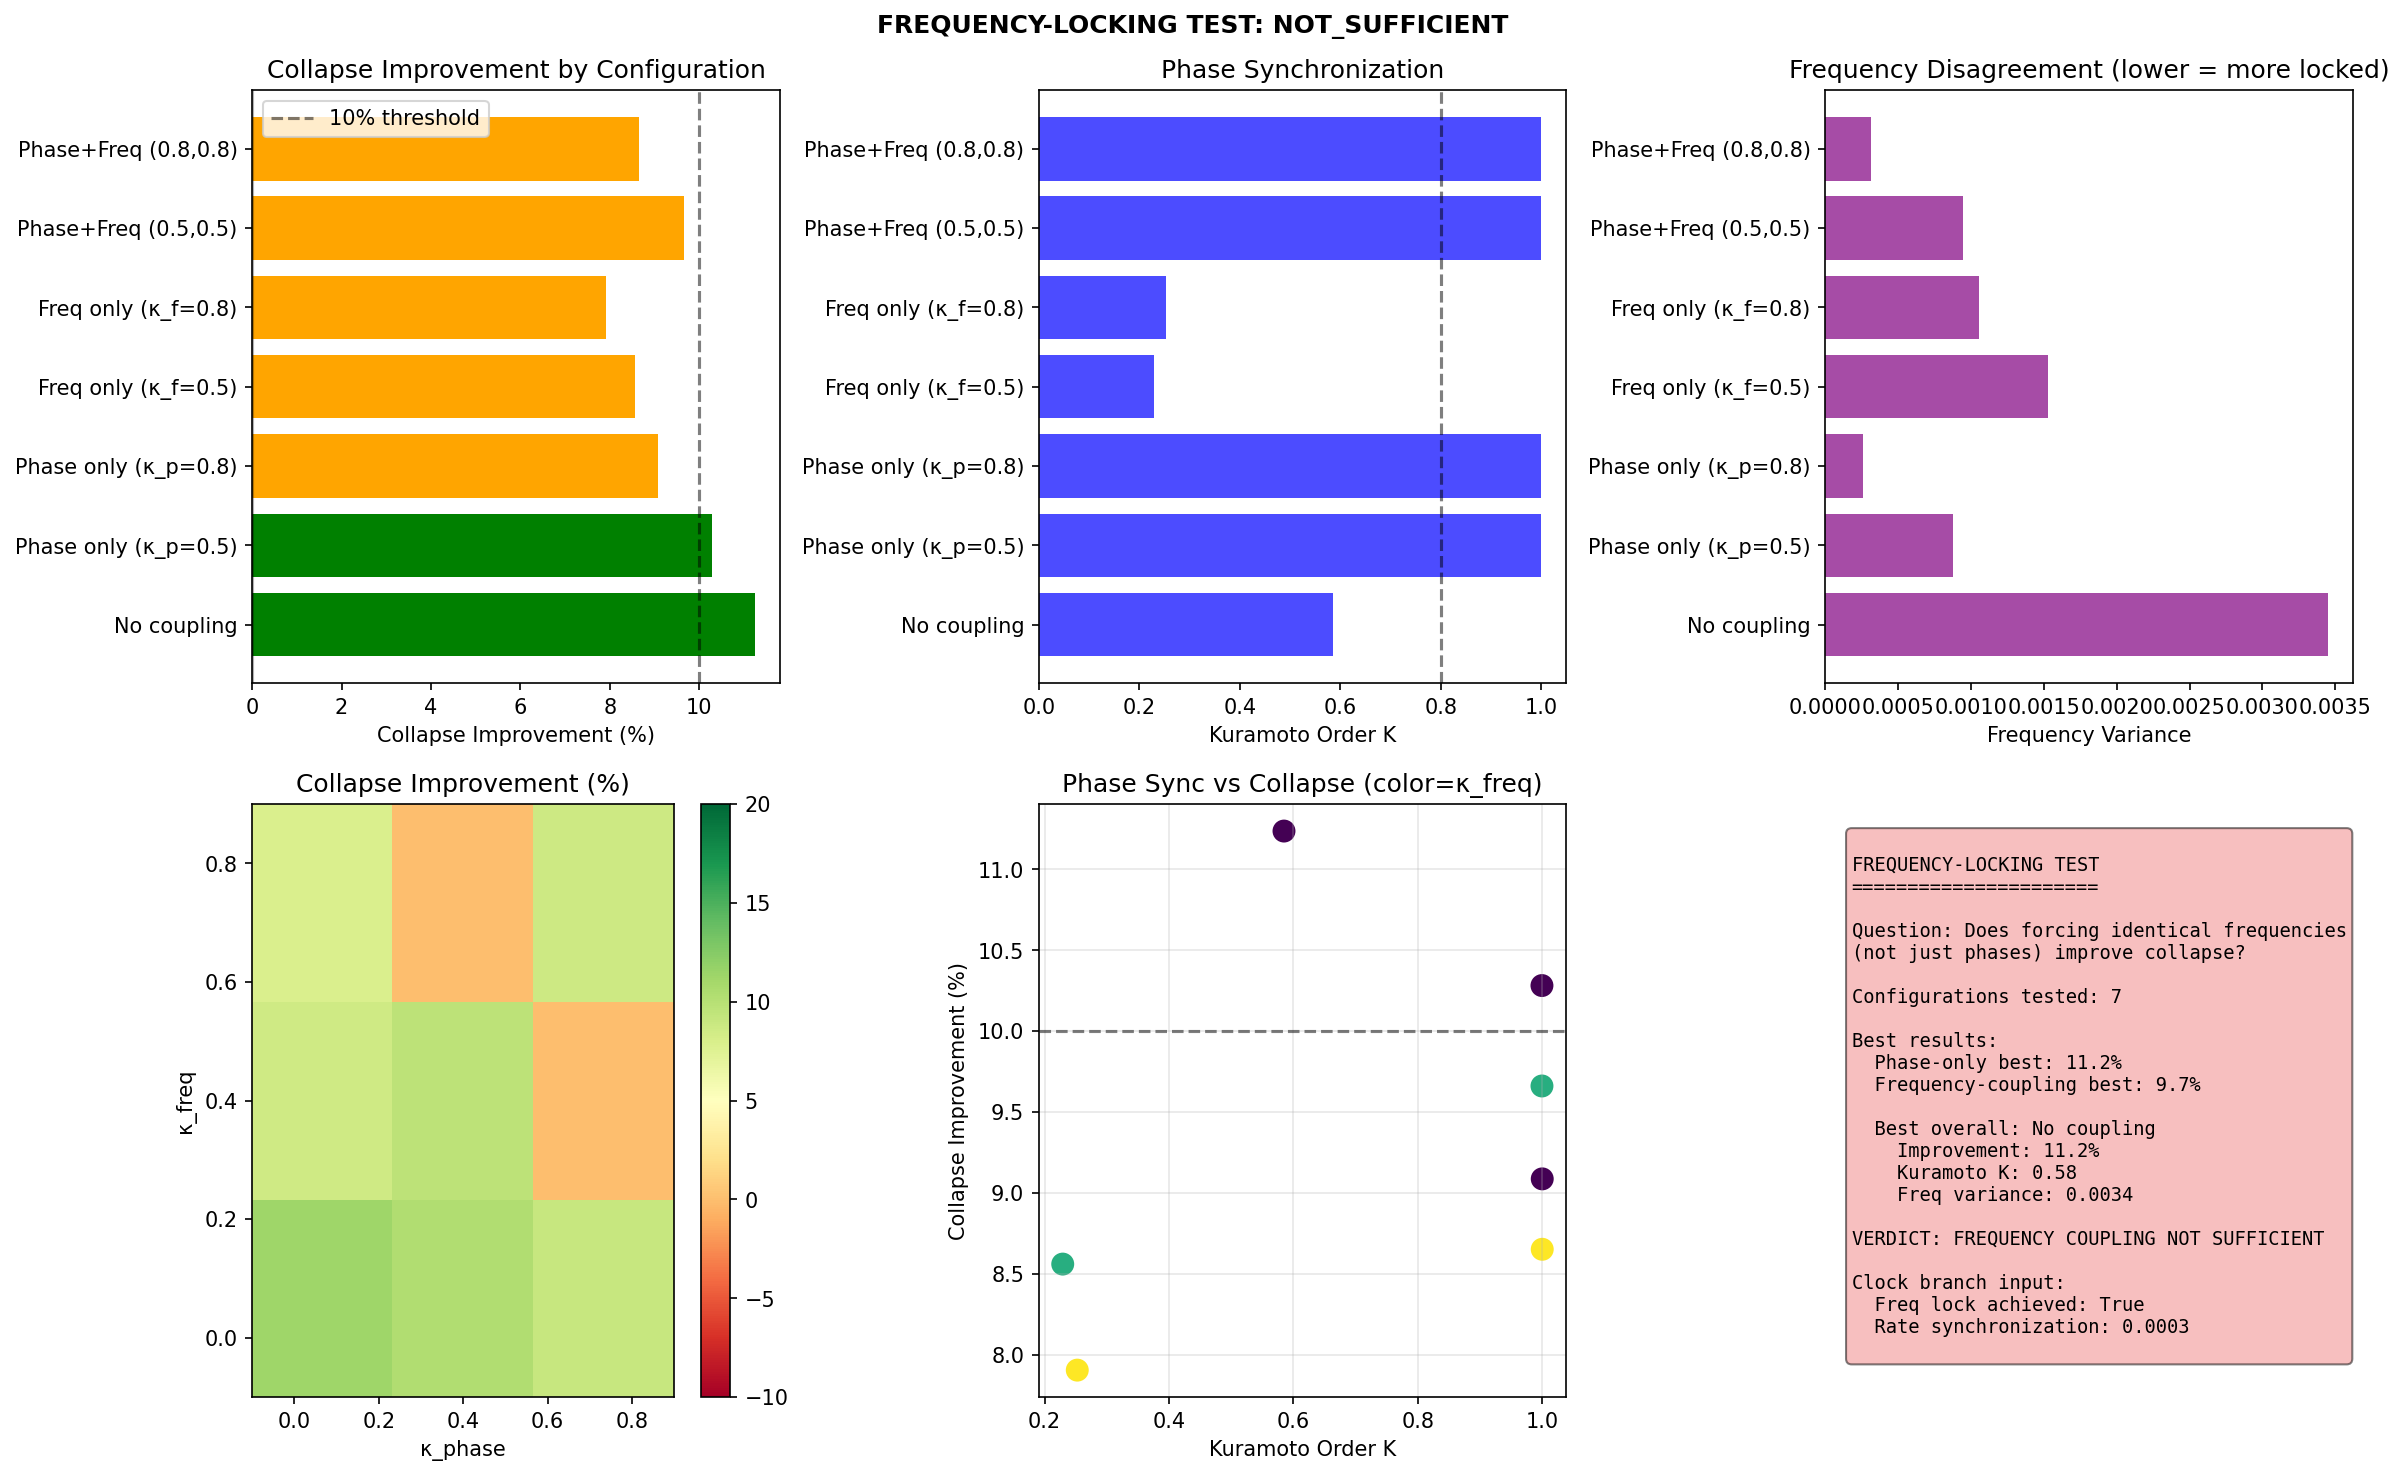

This figure's Python source:
#!/usr/bin/env python3
"""
QMRT Frequency-Locking Test
============================

Phase-locking (Kuramoto) achieved K → 1.0, but collapse didn't improve.
Now test FREQUENCY-LOCKING: force oscillators to have same rate, not just phase.

KEY QUESTION:
Does forcing identical frequencies (not just phase alignment) improve collapse?

OSCILLATOR EQUATION:
  dθᵢ/dt = ω₀ + ε|φ| + κ_phase Σⱼ sin(θⱼ - θᵢ) + κ_freq (ω̄ - ωᵢ)

where:
  κ_phase = phase coupling (Kuramoto)
  κ_freq = frequency coupling (forces rates to converge)
  ω̄ = mean frequency across oscillators
  ωᵢ = instantaneous frequency of oscillator i
"""

import numpy as np
import matplotlib.pyplot as plt
from scipy.ndimage import gaussian_filter
from scipy.interpolate import interp1d
import json


class FrequencyLockSimulator:
    """
    Simulator with both phase and frequency coupling.
    """
    
    def __init__(
        self,
        size: int = 80,
        c_0: float = 2.0,
        tau_0: float = 1.0,
        beta: float = 1.0,
        lambda_relax: float = 1.5,
        D_medium: float = 0.1,
        gamma_wave: float = 0.008,
        dt: float = 0.04,
        omega_0: float = 1.0,
        epsilon: float = 0.1,
        # Phase coupling (Kuramoto)
        kappa_phase: float = 0.0,
        # Frequency coupling (NEW)
        kappa_freq: float = 0.0,
    ):
        self.size = size
        self.c_0 = c_0
        self.tau_0 = tau_0
        self.beta = beta
        self.lambda_relax = lambda_relax
        self.D_medium = D_medium
        self.gamma_wave = gamma_wave
        self.dt = dt
        self.omega_0 = omega_0
        self.epsilon = epsilon
        self.kappa_phase = kappa_phase
        self.kappa_freq = kappa_freq
        
        # Fields
        self.phi = np.zeros((size, size))
        self.phi_dot = np.zeros((size, size))
        self.tau = np.ones((size, size)) * tau_0
        
        self.t_sim = 0.0
        self.probes = {}
        self.oscillator_phase = {}
        self.oscillator_freq = {}  # Track instantaneous frequencies
        self.history = {'t_sim': []}
    
    def set_probes(self, probes: dict):
        self.probes = probes
        for name in probes:
            self.oscillator_phase[name] = 0.0
            self.oscillator_freq[name] = self.omega_0
            self.history[f'theta_{name}'] = []
            self.history[f'freq_{name}'] = []
            self.history[f'phi_envelope_{name}'] = []
    
    def compute_c_eff(self):
        c_eff = self.c_0 * self.tau / self.tau_0
        return np.clip(c_eff, 0.3, self.c_0 * 1.5)
    
    def step(self):
        """Advance with phase + frequency coupling."""
        rho = self.phi**2 + self.phi_dot**2
        rho_smooth = gaussian_filter(rho, sigma=2.0)
        rho_max = np.max(rho_smooth) + 1e-10
        
        tau_eq = self.tau_0 / (1 + self.beta * rho_smooth / rho_max)
        
        lap_tau = (np.roll(self.tau, 1, axis=0) + np.roll(self.tau, -1, axis=0) +
                   np.roll(self.tau, 1, axis=1) + np.roll(self.tau, -1, axis=1) - 
                   4 * self.tau)
        
        dtau_dt = -self.lambda_relax * (self.tau - tau_eq) + self.D_medium * lap_tau
        self.tau += dtau_dt * self.dt
        self.tau = np.clip(self.tau, 0.1, 2.0)
        
        c_eff = self.compute_c_eff()
        
        lap_phi = (np.roll(self.phi, 1, axis=0) + np.roll(self.phi, -1, axis=0) +
                   np.roll(self.phi, 1, axis=1) + np.roll(self.phi, -1, axis=1) - 
                   4 * self.phi)
        
        acc = c_eff**2 * lap_phi - self.gamma_wave * self.phi_dot
        self.phi_dot += acc * self.dt
        self.phi += self.phi_dot * self.dt
        
        probe_names = list(self.probes.keys())
        n_probes = len(probe_names)
        
        # Compute base frequencies for each oscillator
        base_freqs = {}
        for name in probe_names:
            ri, rj = self.probes[name]
            local_phi = self.phi[ri, rj]
            base_freqs[name] = self.omega_0 + self.epsilon * np.abs(local_phi)
        
        # Mean frequency (for frequency coupling)
        mean_freq = np.mean(list(base_freqs.values()))
        
        # Update each oscillator
        dtheta_dt = {}
        for i, name_i in enumerate(probe_names):
            rate = base_freqs[name_i]
            
            # Phase coupling (Kuramoto)
            if self.kappa_phase > 0 and n_probes > 1:
                coupling_sum = 0.0
                for j, name_j in enumerate(probe_names):
                    if i != j:
                        theta_i = self.oscillator_phase[name_i]
                        theta_j = self.oscillator_phase[name_j]
                        coupling_sum += np.sin(theta_j - theta_i)
                rate += self.kappa_phase * coupling_sum / (n_probes - 1)
            
            # Frequency coupling (NEW)
            # Pull instantaneous frequency toward mean
            if self.kappa_freq > 0:
                current_freq = self.oscillator_freq[name_i]
                rate += self.kappa_freq * (mean_freq - current_freq)
            
            dtheta_dt[name_i] = rate
            self.oscillator_freq[name_i] = rate  # Update stored frequency
        
        # Apply phase updates
        for name in probe_names:
            self.oscillator_phase[name] += dtheta_dt[name] * self.dt
        
        self.t_sim += self.dt
        return dtheta_dt
    
    def record_history(self, dtheta_dt=None):
        self.history['t_sim'].append(self.t_sim)
        
        for name, (ri, rj) in self.probes.items():
            self.history[f'theta_{name}'].append(self.oscillator_phase[name])
            self.history[f'freq_{name}'].append(self.oscillator_freq[name])
            
            window = 3
            i0, i1 = max(0, ri-window), min(self.size, ri+window+1)
            j0, j1 = max(0, rj-window), min(self.size, rj+window+1)
            phi_local = self.phi[i0:i1, j0:j1]
            phi_envelope = np.sqrt(np.mean(phi_local**2))
            self.history[f'phi_envelope_{name}'].append(phi_envelope)
    
    def add_pulse(self, center, amplitude=3.0, width=4.0, velocity=True):
        for i in range(self.size):
            for j in range(self.size):
                r = np.sqrt((i - center[0])**2 + (j - center[1])**2)
                if r < 4 * width:
                    if velocity:
                        self.phi_dot[i, j] += amplitude * np.exp(-r**2 / (2 * width**2))
                    else:
                        self.phi[i, j] += amplitude * np.exp(-r**2 / (2 * width**2))


def compute_metrics(history, probe_names):
    """Compute synchronization and collapse metrics."""
    
    # Final phases
    final_phases = {name: history[f'theta_{name}'][-1] for name in probe_names}
    
    # Kuramoto order
    phases = np.array([final_phases[name] for name in probe_names])
    kuramoto = np.abs(np.mean(np.exp(1j * phases)))
    
    # Frequency variance (latter half)
    half = len(history[f'freq_{probe_names[0]}']) // 2
    freq_variances = []
    for t_idx in range(half, len(history['t_sim'])):
        freqs_at_t = [history[f'freq_{name}'][t_idx] for name in probe_names]
        freq_variances.append(np.var(freqs_at_t))
    mean_freq_variance = np.mean(freq_variances)
    
    # Collapse quality
    t_sim = np.array(history['t_sim'])
    tau_osc = {name: np.array(history[f'theta_{name}']) / (2 * np.pi) for name in probe_names}
    phi_envelope = {name: np.array(history[f'phi_envelope_{name}']) for name in probe_names}
    
    # Variance under t_sim
    obs_stack = np.vstack([phi_envelope[name] for name in probe_names])
    variance_t_sim = np.mean(np.var(obs_stack, axis=0))
    
    # Variance under tau_osc
    tau_mins = [np.min(tau_osc[name]) for name in probe_names]
    tau_maxs = [np.max(tau_osc[name]) for name in probe_names]
    tau_common_min = max(tau_mins)
    tau_common_max = min(tau_maxs)
    
    if tau_common_max > tau_common_min:
        tau_common = np.linspace(tau_common_min, tau_common_max, 50)
        interpolated = []
        for name in probe_names:
            sort_idx = np.argsort(tau_osc[name])
            tau_sorted = tau_osc[name][sort_idx]
            obs_sorted = phi_envelope[name][sort_idx]
            try:
                f = interp1d(tau_sorted, obs_sorted, kind='linear', 
                            bounds_error=False, fill_value='extrapolate')
                interpolated.append(f(tau_common))
            except:
                pass
        if len(interpolated) >= 2:
            variance_tau_osc = np.mean(np.var(np.vstack(interpolated), axis=0))
        else:
            variance_tau_osc = variance_t_sim
    else:
        variance_tau_osc = variance_t_sim
    
    improvement = (variance_t_sim - variance_tau_osc) / variance_t_sim * 100 if variance_t_sim > 0 else 0
    
    return {
        'kuramoto': float(kuramoto),
        'freq_variance': float(mean_freq_variance),
        'variance_t_sim': float(variance_t_sim),
        'variance_tau_osc': float(variance_tau_osc),
        'improvement_pct': float(improvement),
    }


def run_frequency_locking_test():
    """
    Compare phase-only vs phase+frequency coupling.
    """
    print("=" * 70)
    print("FREQUENCY-LOCKING TEST")
    print("=" * 70)
    print()
    print("Comparing:")
    print("  1. Phase coupling only (Kuramoto)")
    print("  2. Phase + Frequency coupling")
    print()
    
    probes = {
        'A': (40, 40),
        'B': (40, 25),
        'C': (25, 25),
    }
    probe_names = list(probes.keys())
    
    # Test configurations
    configs = [
        {'name': 'No coupling', 'kappa_phase': 0.0, 'kappa_freq': 0.0},
        {'name': 'Phase only (κ_p=0.5)', 'kappa_phase': 0.5, 'kappa_freq': 0.0},
        {'name': 'Phase only (κ_p=0.8)', 'kappa_phase': 0.8, 'kappa_freq': 0.0},
        {'name': 'Freq only (κ_f=0.5)', 'kappa_phase': 0.0, 'kappa_freq': 0.5},
        {'name': 'Freq only (κ_f=0.8)', 'kappa_phase': 0.0, 'kappa_freq': 0.8},
        {'name': 'Phase+Freq (0.5,0.5)', 'kappa_phase': 0.5, 'kappa_freq': 0.5},
        {'name': 'Phase+Freq (0.8,0.8)', 'kappa_phase': 0.8, 'kappa_freq': 0.8},
    ]
    
    results = []
    
    for config in configs:
        print(f"Running: {config['name']}...", end=" ")
        
        sim = FrequencyLockSimulator(
            size=80,
            beta=1.0,
            lambda_relax=1.5,
            omega_0=1.0,
            epsilon=0.1,
            kappa_phase=config['kappa_phase'],
            kappa_freq=config['kappa_freq'],
        )
        sim.set_probes(probes)
        
        sim.add_pulse([40, 40], amplitude=4.0, velocity=False)
        
        for _ in range(30):
            sim.step()
        
        sim.add_pulse([40, 40], amplitude=3.0, velocity=True)
        
        for t in range(500):
            dtheta_dt = sim.step()
            if t % 5 == 0:
                sim.record_history(dtheta_dt)
        
        metrics = compute_metrics(sim.history, probe_names)
        metrics['config'] = config['name']
        metrics['kappa_phase'] = config['kappa_phase']
        metrics['kappa_freq'] = config['kappa_freq']
        results.append(metrics)
        
        print(f"K={metrics['kuramoto']:.2f}, freq_var={metrics['freq_variance']:.4f}, imp={metrics['improvement_pct']:.1f}%")
    
    # Analysis
    print("\n" + "=" * 70)
    print("RESULTS COMPARISON")
    print("=" * 70)
    print()
    print(f"{'Config':<25} {'K':>6} {'Freq Var':>10} {'Collapse Imp':>12}")
    print("-" * 55)
    for r in results:
        print(f"{r['config']:<25} {r['kuramoto']:>6.2f} {r['freq_variance']:>10.4f} {r['improvement_pct']:>11.1f}%")
    
    # Find best
    best_idx = np.argmax([r['improvement_pct'] for r in results])
    best = results[best_idx]
    
    print()
    print(f"Best configuration: {best['config']}")
    print(f"  Kuramoto order: {best['kuramoto']:.2f}")
    print(f"  Frequency variance: {best['freq_variance']:.4f}")
    print(f"  Collapse improvement: {best['improvement_pct']:.1f}%")
    
    # Verdict
    print("\n" + "=" * 70)
    print("VERDICT")
    print("=" * 70)
    
    # Check if frequency coupling helps
    phase_only_best = max([r['improvement_pct'] for r in results if r['kappa_freq'] == 0])
    freq_best = max([r['improvement_pct'] for r in results if r['kappa_freq'] > 0])
    
    print(f"\n  Best with phase-only: {phase_only_best:.1f}%")
    print(f"  Best with frequency coupling: {freq_best:.1f}%")
    
    if freq_best > phase_only_best + 5:
        verdict = "FREQUENCY COUPLING HELPS"
        verdict_short = "FREQ_HELPS"
    elif freq_best > 10:
        verdict = "FREQUENCY COUPLING REACHES THRESHOLD"
        verdict_short = "THRESHOLD_REACHED"
    else:
        verdict = "FREQUENCY COUPLING NOT SUFFICIENT"
        verdict_short = "NOT_SUFFICIENT"
    
    print(f"\n>>> {verdict}")
    
    # Plotting
    fig = plt.figure(figsize=(16, 10))
    
    # 1. Comparison bar chart
    ax = fig.add_subplot(2, 3, 1)
    names = [r['config'] for r in results]
    improvements = [r['improvement_pct'] for r in results]
    colors = ['green' if imp > 10 else 'orange' if imp > 0 else 'red' for imp in improvements]
    ax.barh(names, improvements, color=colors)
    ax.axvline(x=10, color='k', linestyle='--', alpha=0.5, label='10% threshold')
    ax.axvline(x=0, color='k', linestyle='-', alpha=0.3)
    ax.set_xlabel('Collapse Improvement (%)')
    ax.set_title('Collapse Improvement by Configuration')
    ax.legend()
    
    # 2. Kuramoto order
    ax = fig.add_subplot(2, 3, 2)
    kuramatos = [r['kuramoto'] for r in results]
    ax.barh(names, kuramatos, color='blue', alpha=0.7)
    ax.axvline(x=0.8, color='k', linestyle='--', alpha=0.5)
    ax.set_xlabel('Kuramoto Order K')
    ax.set_title('Phase Synchronization')
    
    # 3. Frequency variance
    ax = fig.add_subplot(2, 3, 3)
    freq_vars = [r['freq_variance'] for r in results]
    ax.barh(names, freq_vars, color='purple', alpha=0.7)
    ax.set_xlabel('Frequency Variance')
    ax.set_title('Frequency Disagreement (lower = more locked)')
    
    # 4. Phase vs Frequency coupling heatmap
    ax = fig.add_subplot(2, 3, 4)
    kp_values = sorted(set([r['kappa_phase'] for r in results]))
    kf_values = sorted(set([r['kappa_freq'] for r in results]))
    
    grid = np.zeros((len(kf_values), len(kp_values)))
    for r in results:
        i = kf_values.index(r['kappa_freq'])
        j = kp_values.index(r['kappa_phase'])
        grid[i, j] = r['improvement_pct']
    
    im = ax.imshow(grid, origin='lower', aspect='auto', cmap='RdYlGn',
                   extent=[min(kp_values)-0.1, max(kp_values)+0.1, 
                          min(kf_values)-0.1, max(kf_values)+0.1],
                   vmin=-10, vmax=20)
    ax.set_xlabel('κ_phase')
    ax.set_ylabel('κ_freq')
    ax.set_title('Collapse Improvement (%)')
    plt.colorbar(im, ax=ax)
    
    # 5. K vs improvement scatter
    ax = fig.add_subplot(2, 3, 5)
    ax.scatter(kuramatos, improvements, c=[r['kappa_freq'] for r in results], 
               cmap='viridis', s=100)
    ax.set_xlabel('Kuramoto Order K')
    ax.set_ylabel('Collapse Improvement (%)')
    ax.set_title('Phase Sync vs Collapse (color=κ_freq)')
    ax.axhline(y=10, color='k', linestyle='--', alpha=0.5)
    ax.grid(True, alpha=0.3)
    
    # 6. Summary
    ax = fig.add_subplot(2, 3, 6)
    ax.axis('off')
    
    summary = f"""
FREQUENCY-LOCKING TEST
======================

Question: Does forcing identical frequencies
(not just phases) improve collapse?

Configurations tested: {len(results)}

Best results:
  Phase-only best: {phase_only_best:.1f}%
  Frequency-coupling best: {freq_best:.1f}%
  
  Best overall: {best['config']}
    Improvement: {best['improvement_pct']:.1f}%
    Kuramoto K: {best['kuramoto']:.2f}
    Freq variance: {best['freq_variance']:.4f}

VERDICT: {verdict}

Clock branch input:
  Freq lock achieved: {freq_best > 5}
  Rate synchronization: {np.min(freq_vars):.4f}
"""
    
    color = 'lightgreen' if verdict_short == 'FREQ_HELPS' else 'lightyellow' if verdict_short == 'THRESHOLD_REACHED' else 'lightcoral'
    ax.text(0.05, 0.95, summary, transform=ax.transAxes, fontsize=9,
           verticalalignment='top', fontfamily='monospace',
           bbox=dict(boxstyle='round', facecolor=color, alpha=0.5))
    
    plt.suptitle(f'FREQUENCY-LOCKING TEST: {verdict_short}', fontsize=12, fontweight='bold')
    plt.tight_layout()
    plt.savefig('/app/backend/qmrt_topology/frequency_locking.png', dpi=150, bbox_inches='tight')
    print("\nSaved frequency_locking.png")
    
    # Save JSON
    results_json = {
        'configs': results,
        'phase_only_best': float(phase_only_best),
        'freq_best': float(freq_best),
        'verdict': verdict,
        'verdict_short': verdict_short,
    }
    
    with open('/app/backend/qmrt_topology/frequency_locking_results.json', 'w') as f:
        json.dump(results_json, f, indent=2)
    print("Saved frequency_locking_results.json")
    
    return results_json


if __name__ == "__main__":
    results = run_frequency_locking_test()
